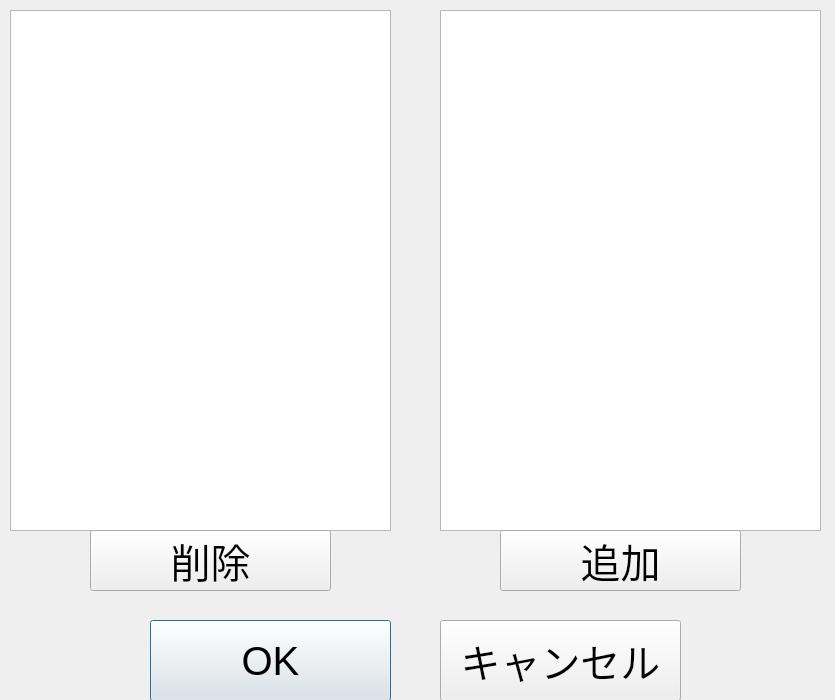
<?xml version="1.0" encoding="UTF-8"?>
<ui version="4.0">
 <class>Dialog_rosbag</class>
 <widget class="QDialog" name="Dialog_rosbag">
  <property name="geometry">
   <rect>
    <x>0</x>
    <y>0</y>
    <width>835</width>
    <height>700</height>
   </rect>
  </property>
  <property name="windowTitle">
   <string>Dialog</string>
  </property>
  <widget class="QListView" name="li_recording_topic">
   <property name="geometry">
    <rect>
     <x>10</x>
     <y>10</y>
     <width>381</width>
     <height>521</height>
    </rect>
   </property>
   <property name="font">
    <font>
     <pointsize>15</pointsize>
    </font>
   </property>
   <property name="editTriggers">
    <set>QAbstractItemView::NoEditTriggers</set>
   </property>
  </widget>
  <widget class="QListView" name="li_subscribe_topic">
   <property name="geometry">
    <rect>
     <x>440</x>
     <y>10</y>
     <width>381</width>
     <height>521</height>
    </rect>
   </property>
   <property name="font">
    <font>
     <pointsize>15</pointsize>
    </font>
   </property>
   <property name="editTriggers">
    <set>QAbstractItemView::NoEditTriggers</set>
   </property>
  </widget>
  <widget class="QPushButton" name="bt_ok">
   <property name="geometry">
    <rect>
     <x>150</x>
     <y>620</y>
     <width>241</width>
     <height>81</height>
    </rect>
   </property>
   <property name="font">
    <font>
     <pointsize>30</pointsize>
    </font>
   </property>
   <property name="text">
    <string>OK</string>
   </property>
  </widget>
  <widget class="QPushButton" name="bt_cancel">
   <property name="geometry">
    <rect>
     <x>440</x>
     <y>620</y>
     <width>241</width>
     <height>81</height>
    </rect>
   </property>
   <property name="font">
    <font>
     <pointsize>30</pointsize>
    </font>
   </property>
   <property name="text">
    <string>キャンセル</string>
   </property>
  </widget>
  <widget class="QPushButton" name="bt_subscribe_delete">
   <property name="geometry">
    <rect>
     <x>90</x>
     <y>530</y>
     <width>241</width>
     <height>61</height>
    </rect>
   </property>
   <property name="font">
    <font>
     <pointsize>30</pointsize>
    </font>
   </property>
   <property name="text">
    <string>削除</string>
   </property>
  </widget>
  <widget class="QPushButton" name="bt_record_add">
   <property name="geometry">
    <rect>
     <x>500</x>
     <y>530</y>
     <width>241</width>
     <height>61</height>
    </rect>
   </property>
   <property name="font">
    <font>
     <pointsize>30</pointsize>
    </font>
   </property>
   <property name="text">
    <string>追加</string>
   </property>
  </widget>
 </widget>
 <resources/>
 <connections/>
</ui>
